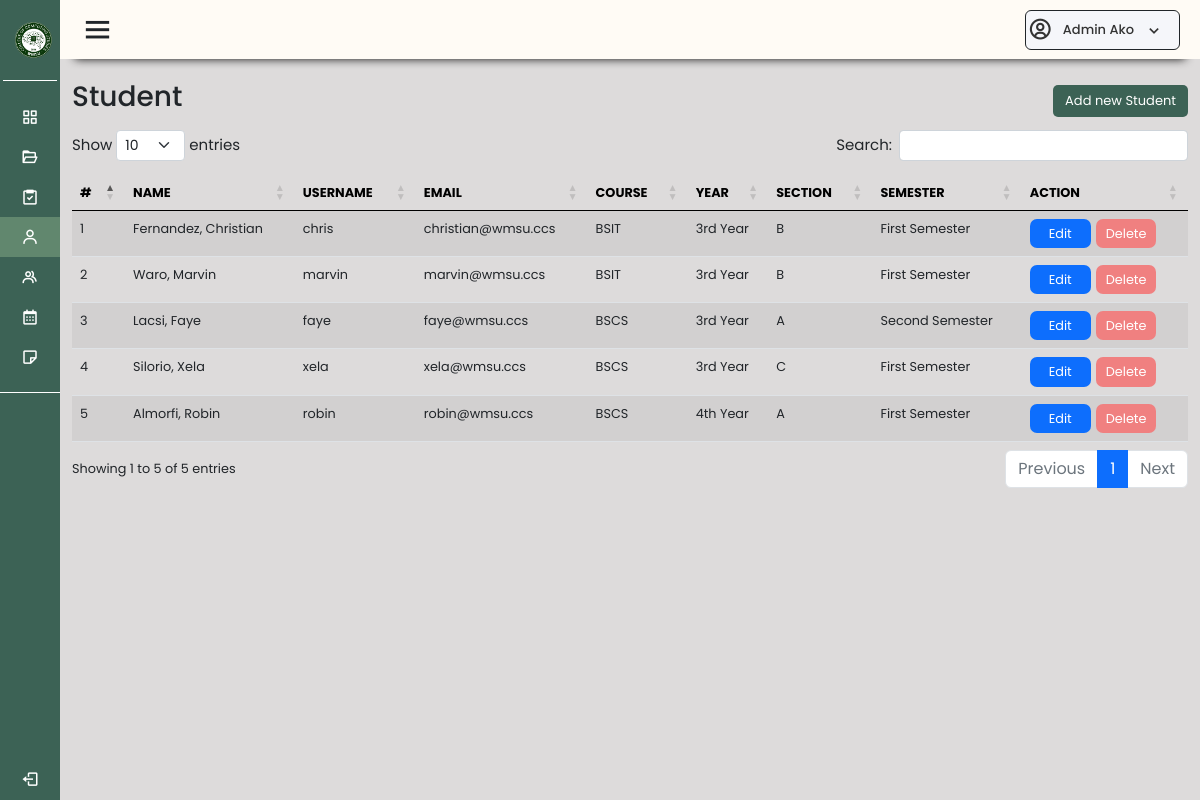
The page /admin/manage_students.php (signed in) on the database its author committed.
### tables this page shows
CREATE TABLE `student` (
  `id` int(11) NOT NULL,
  `firstname` varchar(255) NOT NULL,
  `lastname` varchar(255) NOT NULL,
  `username` varchar(255) NOT NULL,
  `email` varchar(100) NOT NULL,
  `password` varchar(255) NOT NULL,
  `type` varchar(100) NOT NULL,
  `course` varchar(100) NOT NULL,
  `year_level` varchar(100) NOT NULL,
  `section` varchar(10) NOT NULL,
  `sem` varchar(100) NOT NULL,
  `created_at` timestamp NOT NULL DEFAULT current_timestamp(),
  `updated_at` timestamp NOT NULL DEFAULT current_timestamp() ON UPDATE current_timestamp()
);

### class/student.class.php (called while the page is built, shortened)
<?php
require_once 'database.php';
class Student{
    protected $db;
    function __construct()
    {
        $this->db = new Database();
    }
    function show(){
        $sql = "SELECT * FROM student ORDER BY CONCAT('lastname',', ','firstname') ASC;";
        $query=$this->db->connect()->prepare($sql);
        if($query->execute()){
            $data = $query->fetchAll();
        }
        return $data;
    }
}
?>

### class/database.php (called while the page is built)
<?php
class Database{
    private $host = 'localhost';
    private $username = 'root';
    private $password = '';
    private $database = 'tams';
    protected $connection;
    function connect(){
        try
			{
				$this->connection = new PDO("mysql:host=$this->host;dbname=$this->database",
											$this->username, $this->password);
			}
			catch (PDOException $e)
			{
				echo "Connection error " . $e->getMessage();
			}
        return $this->connection;
    }
}
?>

### admin/manage_students.php (the view, shortened to what this page needs)
<?php
require_once '../class/database.php';
require_once '../class/student.class.php';
?>
<!DOCTYPE html>
<html lang="en">
<head>
    <link rel="stylesheet" href="../css/style.css">
    <link href='https://unpkg.com/boxicons@2.1.4/css/boxicons.min.css' rel='stylesheet'>
    <link rel="stylesheet" href="https://cdnjs.cloudflare.com/ajax/libs/twitter-bootstrap/5.2.0/css/bootstrap.min.css">
    <link rel="stylesheet" href="https://cdn.datatables.net/1.13.1/css/dataTables.bootstrap5.min.css">
</head>
<body>
    <div class="sidebar-admin">
        <div class="logo-details">
            <img class="sidebar-logo" src="../img/rlogo.png" alt="logo ccs">
            <span class="logo_name">Thesis Repositories</span>
        </div>
        <hr class="line-ko">
        <ul class="navi-links">
            <li>
                <a href="../admin/dashboard.php">
                    <i class='bx bx-grid-alt'></i>
                    <span class="link-name">Dashboard</span>
                </a>
            </li>
            <li>
                <a  href="../admin/archives.php">
                    <i class='bx bx-folder-open'></i>
                    <span class="link-name">Archives</span>
                </a>
            </li>
            <li>
                <a href="../admin/thesis_status.php">
                    <i class='bx bx-task'></i>
                    <span class="link-name">Thesis Status</span>
                </a>
            </li>
            <li>
                <a class ="side-active" href="../admin/manage_students.php">
                    <i class='bx bx-user'></i>
                    <span class="link-name">Manage Student</span>
                </a>
            </li>
            <li>
                <a href="../admin/manage_faculty.php">
                    <i class='bx bx-group' ></i>
                    <span class="link-name">Manage Faculty</span>
                </a>
            </li>
            <li>
                <a href="../admin/manage_schedules.php">
                    <i class='bx bx-calendar' ></i>
                    <span class="link-name">Managae Schedule</span>
                </a>
            </li>
            <li>
                <a href="../admin/manage_rubricks.php">
                    <i class='bx bx-note'></i>
                    <span class="link-name">Manage Rubricks</span>
                </a>
            </li>
            <li class="logout" id="logout-link">
                <a href="../login/logout.php">
                    <i class='bx bx-log-out'></i>
                    <span class="link-name">Logout</span>
                </a>
            </li>
        </ul>
    </div>
    <section class="home-section">
        <nav>
            <div class="sidebar-menu">
                <i class='bx bx-menu sidebarBtn'></i>
            </div>
            <div class="profile-details">
                <i class='bx bx-user-circle'></i>
                <span class="admin_name"><?php echo $_SESSION['fullname']?></span>
                <i class='bx bx-chevron-down'></i>
            </div>
        </nav>
    <div class="container padding-bottom">
        <div class="head-cont">
            <h3 class="table-title">Student</h3>
            <button type="button" class="btn btn-primary add-button" data-bs-toggle="modal" data-bs-target="#exampleModal">
                Add new Student
            </button>
        </div>
                    <table id="example" class="table table-striped" style="width:100%">
                        <thead>
                        <tr>
                            <th>#</th>
                            <th>Name</th>
                            <th>Username</th>
                            <th>Email</th>
                            <th>Course</th>
                            <th>Year</th>
                            <th>Section</th>
                            <th>Semester</th>
                            <th class="action">Action</th>
                        </tr>
                        </thead>
                        <tbody>
                                <?php
                                    require_once '../class/student.class.php';
                                    $student = new Student();
                                    $i = 1;
                                    foreach ($student->show() as $value){
                                ?>
                                    <tr>
                                        <td><?php echo $i ?></td>
                                        <td><?php echo $value['lastname'] . ', ' . $value['firstname'] ?></td>
                                        <td><?php echo $value['username'] ?></td>
                                        <td><?php echo $value['email'] ?></td>
                                        <td><?php echo $value['course'] ?></td>
                                        <td><?php echo $value['year_level'] ?></td>
                                        <td><?php echo $value['section'] ?></td>
                                        <td><?php echo $value['sem'] ?></td>
                                        <?php
                                            if($_SESSION['user_type'] == 'admin'){
                                        ?>
                                            <td>
                                                <div class="actions">
                                                    <a class="action-edit" href="edit_student.php?id=<?php echo $value['id'] ?>">Edit</a>
                                                    <a class="action-delete" href="delete_student.php?id=<?php echo $value['id'] ?>">Delete</a>
                                                </div>
                                            </td>
                                        <?php
                                            }
                                        ?>
                                    </tr>
                                <?php
                                    $i++;
                                }
                                ?>
                        </tbody>
                    </table>
                </div>
    </section>
</body>
</html>

### css/style.css (style rules this page uses)
* { margin: 0; padding: 0; box-sizing: border-box; text-decoration: none; font-family: 'Poppins', sans-serif; }
:root { --maincolor: #3C6255; --maincolorMdark: #61876E; --maincolor_light: rgb(180, 224, 183); --cancelcolor: #EB1D36; --cancelcolor_light: #FA9494; --uppernav: #FFFBF5; }
body { width: 100%; font-family: 'Poppins', sans-serif; background: #dddbdb; }
.sidebar-admin { position: fixed; height: 100%; width: 250px; background: var(--maincolor); transition: all 0.4s ease; }
.sidebar-admin .logo-details { height: 80px; width: 100%; display: flex; align-items: center; }
.sidebar-admin .logo-details .logo_name { font-size: 17px; font-weight: 400; color: #ffff; margin: 0 auto; padding-right: 15px; }
.sidebar-admin .navi-links { margin-top: 16px; padding-left: 0; text-decoration: none; }
.sidebar-admin .navi-links li { height: 40px; width: 100%; list-style: none; }
.sidebar-admin .navi-links li a { height: 100%; width: 100%; display: flex; align-items: center; transition: all 0.3s ease; }
.sidebar-admin .navi-links .side-active { background: var(--maincolorMdark); }
.sidebar-admin .navi-links li a i { min-width: 60px; text-align: center; color: #fff; font-size: 18px; }
a { text-decoration: none !important; }
.sidebar-admin .logo-details .sidebar-logo { max-width: 60px; padding-left: 15px; padding-right: 8px; }
.sidebar-admin .navi-links li a .link-name { color: #ffff; font-size: 14px; font-weight: 300; }
.line-ko { color: 1px solid var(--uppernav); width: 90%; align-items: center; justify-content: center; text-align: center; margin: auto; white-space: nowrap; }
hr { color: white !important; border-top: 1px solid !important; opacity: 70 !important; }
html { width: 100%; height: 100%; background: #dddbdb; }
.home-section { background: #dddbdb; min-height: 100vh; position: relative; width: calc(100% - 250px); left: 250px; transition: all 0.4s ease; }
.home-section nav { position: fixed; width: calc(100% - 250px); left: 250px; background: var(--uppernav); height: 59px; padding: 0 20px; display: flex; align-items: center; justify-content: space-between; transition: all 0.5s ease; z-index: 99; box-shadow: 0px 15px 10px -15px #111; }
.home-section nav .sidebar-menu { display: flex; align-items: center; font-size: 18px; font-weight: 450; }
.home-section nav .sidebar-menu i { font-size: 35px; margin-right: 10px; }
.home-section nav .profile-details { display: flex; height: 40px; min-width: 148px; background: #f5f6fa; border: 1px solid; border-radius: 6px; padding: 0 15px 0 2px; justify-content: center; align-items: center; }
nav .profile-details .bx-user-circle { font-size: 25px; object-fit: cover; border-radius: 6px; }
nav .profile-details .admin_name { font-size: 13px; font-weight: 500; color: #333; margin: 0 10px; align-items: center; white-space: nowrap; }
nav .profile-details i { color: #333; font-size: 20px; }
#logout-link { position: absolute; bottom: 0; margin-bottom: 1px; }
thead { color: black !important; border-bottom: black !important; text-transform: uppercase; }
.actions { display: flex; }
a.action-edit { background-color: #0D6EFD; padding: 5px 19px; border-radius: 7px; text-decoration: none; color: white !important; }
a.action-delete { background-color: lightcoral; margin-left: 5px; padding: 5px 10px; border-radius: 7px; text-decoration: none; color: white !important; }
.container { font-size: 80%; }
.container .head-cont { padding-top: 80px; display: flex; justify-content: space-between; align-items: center; }
h3.table-title { align-items: center !important; }
.container .add-button { background-color: var(--maincolor); color: #ffff; border-radius: 5px; font-size: 13px; border: var(--maincolor); }
.padding-bottom { padding-bottom: 10px; }
@media (max-width: 1242px) { .sidebar-admin { width: 60px; } }
@media (max-width: 1242px) { .home-section { width: calc(100% - 60px); left: 60px; } }
@media (max-width: 1242px) { .home-section nav { width: calc(100% - 60px); left: 60px; } }

### rows shown on the page
student: lastname "Fernandez", firstname "Christian", username "chris", email "christian@wmsu.ccs", course "BSIT", year_level "3rd Year", section "B", sem "First Semester"
student: lastname "Waro", firstname "Marvin", username "marvin", email "marvin@wmsu.ccs", course "BSIT", year_level "3rd Year", section "B", sem "First Semester"
student: lastname "Lacsi", firstname "Faye", username "faye", email "faye@wmsu.ccs", course "BSCS", year_level "3rd Year", section "A", sem "Second Semester"
student: lastname "Silorio", firstname "Xela", username "xela", email "xela@wmsu.ccs", course "BSCS", year_level "3rd Year", section "C", sem "First Semester"
student: lastname "Almorfi", firstname "Robin", username "robin", email "robin@wmsu.ccs", course "BSCS", year_level "4th Year", section "A", sem "First Semester"

### other values the page prints
$_SESSION['fullname'] "Admin Ako"
